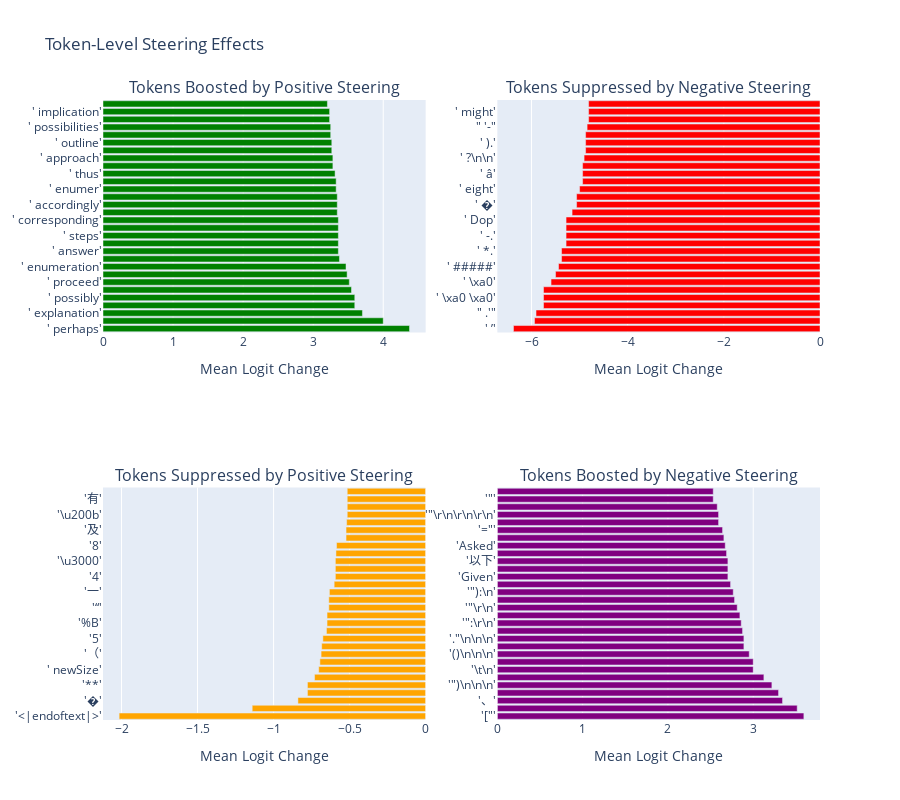
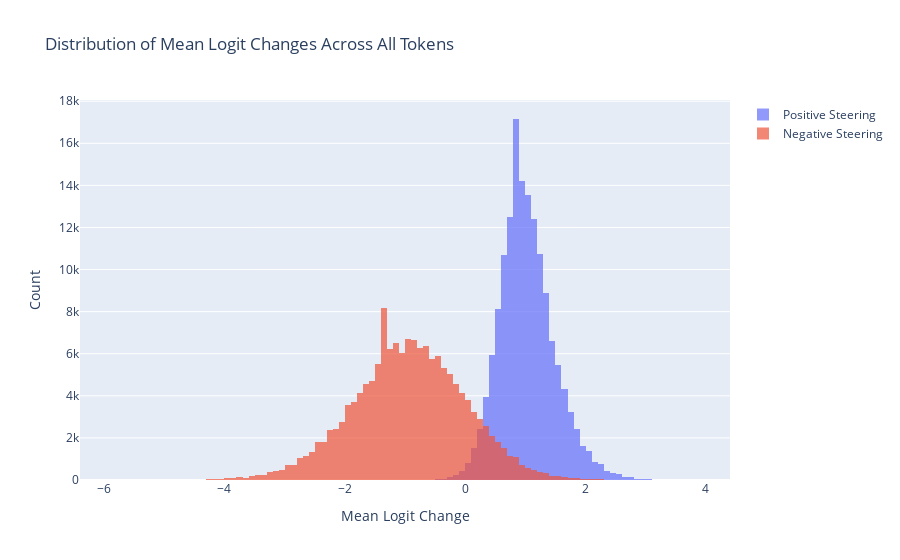

Notebook code for these charts, in order:
### Code cell
display_steering_token_analysis(steering_analysis_results, top_n=30)

### Figure 1 — Plotly figure (JSON) as saved in the notebook; plotly's stock layout.template omitted (floating-point values rounded to 4 significant figures)
{"data": [{"marker": {"color": "green"}, "name": "Upvoted", "orientation": "h", "type": "bar", "x": [4.375, 4, 3.703, 3.594, 3.594, 3.547, 3.516, 3.484, 3.469, 3.375, 3.359, 3.359, 3.359, 3.359, 3.359, 3.344, 3.344, 3.344, 3.328, 3.328, 3.312, 3.281, 3.281, 3.266, 3.266, 3.25, 3.25, 3.234, 3.234, 3.203], "xaxis": "x", "y": ["' perhaps'", "' possible'", "' explanation'", "' maybe'", "' possibly'", "' appropriate'", "' proceed'", "' particular'", "' enumeration'", "' various'", "' answer'", "' correct'", "' steps'", "' therefore'", "' corresponding'", "' possibility'", "' accordingly'", "' proceeding'", "' enumer'", "' indeed'", "' thus'", "' different'", "' approach'", "' etc'", "' outline'", "' beginning'", "' possibilities'", "' discussion'", "' implication'", "' given'"], "yaxis": "y"}, {"marker": {"color": "red"}, "name": "Downvoted", "orientation": "h", "type": "bar", "x": [-6.375, -5.938, -5.906, -5.75, -5.75, -5.75, -5.594, -5.5, -5.438, -5.375, -5.375, -5.281, -5.281, -5.281, -5.281, -5.156, -5.062, -5.062, -5, -4.938, -4.938, -4.938, -4.906, -4.875, -4.875, -4.875, -4.844, -4.812, -4.812, -4.812], "xaxis": "x2", "y": ["' ’'", "' ‘'", "\" .'\"", "' ####'", "' \\xa0 \\xa0'", "' ?.'", "' \\xa0'", "\" '.\"", "' #####'", "\" '.'\"", "' *.'", "' \\\\$'", "' -.'", "' ■'", "' Dop'", "\" ''\"", "' �'", "'’.'", "' eight'", "' SF'", "' â'", "\" '>\"", "' ?\\n\\n'", "' reach'", "' ).'", "' .*'", "\" '-\"", "' where'", "' might'", "' ^.'"], "yaxis": "y2"}, {"marker": {"color": "orange"}, "name": "Suppressed (Pos)", "orientation": "h", "type": "bar", "x": [-2.016, -1.141, -0.8398, -0.7773, -0.7773, -0.7305, -0.7031, -0.6953, -0.6875, -0.6836, -0.6758, -0.6523, -0.6484, -0.6484, -0.6367, -0.6367, -0.6328, -0.6016, -0.5938, -0.5938, -0.5938, -0.5898, -0.5859, -0.5234, -0.5234, -0.5195, -0.5156, -0.5156, -0.5156, -0.5156], "xaxis": "x3", "y": ["'<|endoftext|>'", "'和'", "'�'", "'1'", "'**'", "'2'", "' newSize'", "'3'", "'（'", "'\\xad'", "'5'", "'\\xa0'", "'%B'", "' \\xad'", "'“'", "'  \\n'", "'一'", "'6'", "'4'", "'9'", "'\\u3000'", "'0'", "'8'", "'isNew'", "'及'", "'《'", "'\\u200b'", "'新'", "'有'", "'?q'"], "yaxis": "y3"}, {"marker": {"color": "purple"}, "name": "Boosted (Neg)", "orientation": "h", "type": "bar", "x": [3.594, 3.516, 3.344, 3.297, 3.219, 3.125, 3, 3, 2.953, 2.891, 2.891, 2.875, 2.859, 2.844, 2.812, 2.781, 2.766, 2.734, 2.703, 2.703, 2.703, 2.688, 2.672, 2.656, 2.641, 2.594, 2.594, 2.578, 2.531, 2.531], "xaxis": "x4", "y": ["'[\"'", "'(\"'", "'、'", "'\"\\n\\n\\n'", "'\")\\n\\n\\n'", "'{\\n'", "'\\t\\n'", "'{\"'", "'()\\n\\n\\n'", "'Please'", "'.\"\\n\\n\\n'", "'您的'", "'\":\\r\\n'", "'“'", "'\"\\r\\n'", "'请'", "'\"):\\n'", "'\"id'", "'Given'", "'您'", "'以下'", "'<|endoftext|>'", "'Asked'", "'\";\\n\\n\\n'", "'=\"'", "'\");\\n\\n\\n'", "'\"\\r\\n\\r\\n\\r\\n'", "'\\t\\r\\n'", "'\"'", "'\"The'"], "yaxis": "y4"}], "layout": {"annotations": [{"font": {"size": 16}, "showarrow": false, "text": "Tokens Boosted by Positive Steering", "x": 0.225, "xanchor": "center", "xref": "paper", "y": 1, "yanchor": "bottom", "yref": "paper"}, {"font": {"size": 16}, "showarrow": false, "text": "Tokens Suppressed by Negative Steering", "x": 0.775, "xanchor": "center", "xref": "paper", "y": 1, "yanchor": "bottom", "yref": "paper"}, {"font": {"size": 16}, "showarrow": false, "text": "Tokens Suppressed by Positive Steering", "x": 0.225, "xanchor": "center", "xref": "paper", "y": 0.375, "yanchor": "bottom", "yref": "paper"}, {"font": {"size": 16}, "showarrow": false, "text": "Tokens Boosted by Negative Steering", "x": 0.775, "xanchor": "center", "xref": "paper", "y": 0.375, "yanchor": "bottom", "yref": "paper"}], "height": 800, "showlegend": false, "title": {"text": "Token-Level Steering Effects"}, "xaxis": {"anchor": "y", "domain": [0, 0.45], "title": {"text": "Mean Logit Change"}}, "xaxis2": {"anchor": "y2", "domain": [0.55, 1], "title": {"text": "Mean Logit Change"}}, "xaxis3": {"anchor": "y3", "domain": [0, 0.45], "title": {"text": "Mean Logit Change"}}, "xaxis4": {"anchor": "y4", "domain": [0.55, 1], "title": {"text": "Mean Logit Change"}}, "yaxis": {"anchor": "x", "domain": [0.625, 1]}, "yaxis2": {"anchor": "x2", "domain": [0.625, 1]}, "yaxis3": {"anchor": "x3", "domain": [0, 0.375]}, "yaxis4": {"anchor": "x4", "domain": [0, 0.375]}}}

### Figure 2 — Plotly figure (JSON) as saved in the notebook; plotly's stock layout.template omitted (floating-point values rounded to 4 significant figures; data arrays with more than 128 entries replaced by an {"elided": "..."} marker saying what was removed)
{"data": [{"name": "Positive Steering", "nbinsx": 100, "opacity": 0.7, "type": "histogram", "x": {"elided": "151936 float values"}}, {"name": "Negative Steering", "nbinsx": 100, "opacity": 0.7, "type": "histogram", "x": {"elided": "151936 float values"}}], "layout": {"barmode": "overlay", "title": {"text": "Distribution of Mean Logit Changes Across All Tokens"}, "xaxis": {"title": {"text": "Mean Logit Change"}}, "yaxis": {"title": {"text": "Count"}}}}
